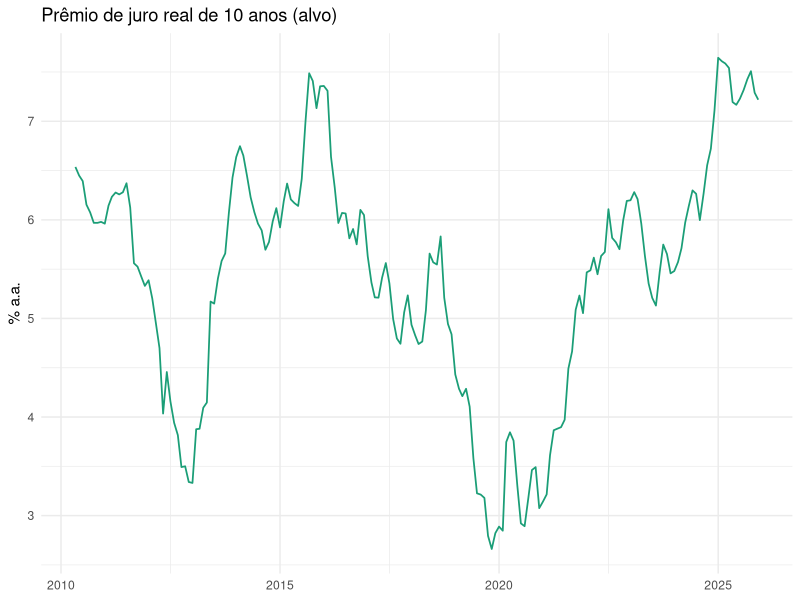
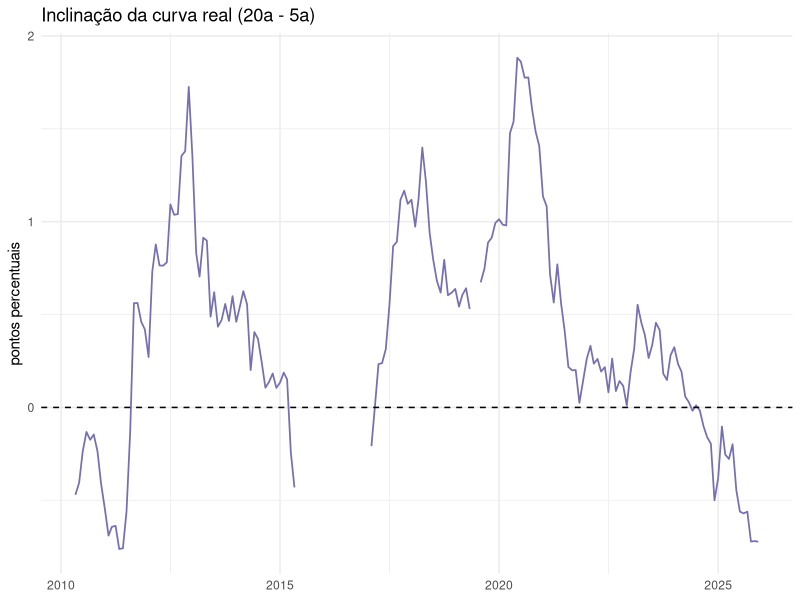

Reproduce these figures in R, in order.
# ============================================================
# Inclinação da curva de juro real e prêmio de 10 anos
# Script de ANÁLISE (lê o painel gerado pelo script de coleta)
# ============================================================

library(tidyverse)
library(forecast)

# --- Leitura do painel cru ---
painel <- read_csv("data/painel_final.csv")
glimpse(painel)

# ------------------------------------------------------------
# Exploração que justifica as escolhas (roda uma vez)
# ------------------------------------------------------------
# Quão completo é cada vértice da curva?
painel %>%
  pivot_longer(starts_with("premio_"), names_to = "vertice", values_to = "v") %>%
  group_by(vertice) %>%
  summarise(
    inicio    = min(data[!is.na(v)]),
    fim       = max(data[!is.na(v)]),
    n_validos = sum(!is.na(v)),
    buracos   = sum(is.na(v) & data > min(data[!is.na(v)]) & data < max(data[!is.na(v)])),
    .groups = "drop"
  )
# Conclusões da exploração:
# - premio_10: completo e contíguo  -> ALVO da previsão.
# - premio_2 : poucos dados (61 buracos) -> descartado.
# - premio_5 e premio_20: boa cobertura -> inclinacao = premio_20 - premio_5.
# - Os buracos do premio_20 (2015-17 e 2019) só afetam a regressão,
#   que tolera linhas faltantes; a ARIMA roda no premio_10 (sem buracos).

# ------------------------------------------------------------
# Dataset de trabalho
# ------------------------------------------------------------
analise <- painel %>%
  filter(data >= as.Date("2010-05-01")) %>%
  mutate(inclinacao = premio_20 - premio_5) %>%
  select(data, ipca, selic, cambio,
         premio_5, premio_10, premio_20, inclinacao)

# ------------------------------------------------------------
# EDA inicial
# ------------------------------------------------------------
# Alvo: prêmio real de 10 anos
ggplot(analise, aes(data, premio_10)) +
  geom_line(color = "#1b9e77", linewidth = 0.6) +
  labs(title = "Prêmio de juro real de 10 anos (alvo)",
       x = NULL, y = "% a.a.") +
  theme_minimal()

# Inclinação da curva (20a - 5a)
ggplot(analise, aes(data, inclinacao)) +
  geom_line(color = "#7570b3", linewidth = 0.6) +
  geom_hline(yintercept = 0, linetype = "dashed") +
  labs(title = "Inclinação da curva real (20a - 5a)",
       x = NULL, y = "pontos percentuais") +
  theme_minimal()
